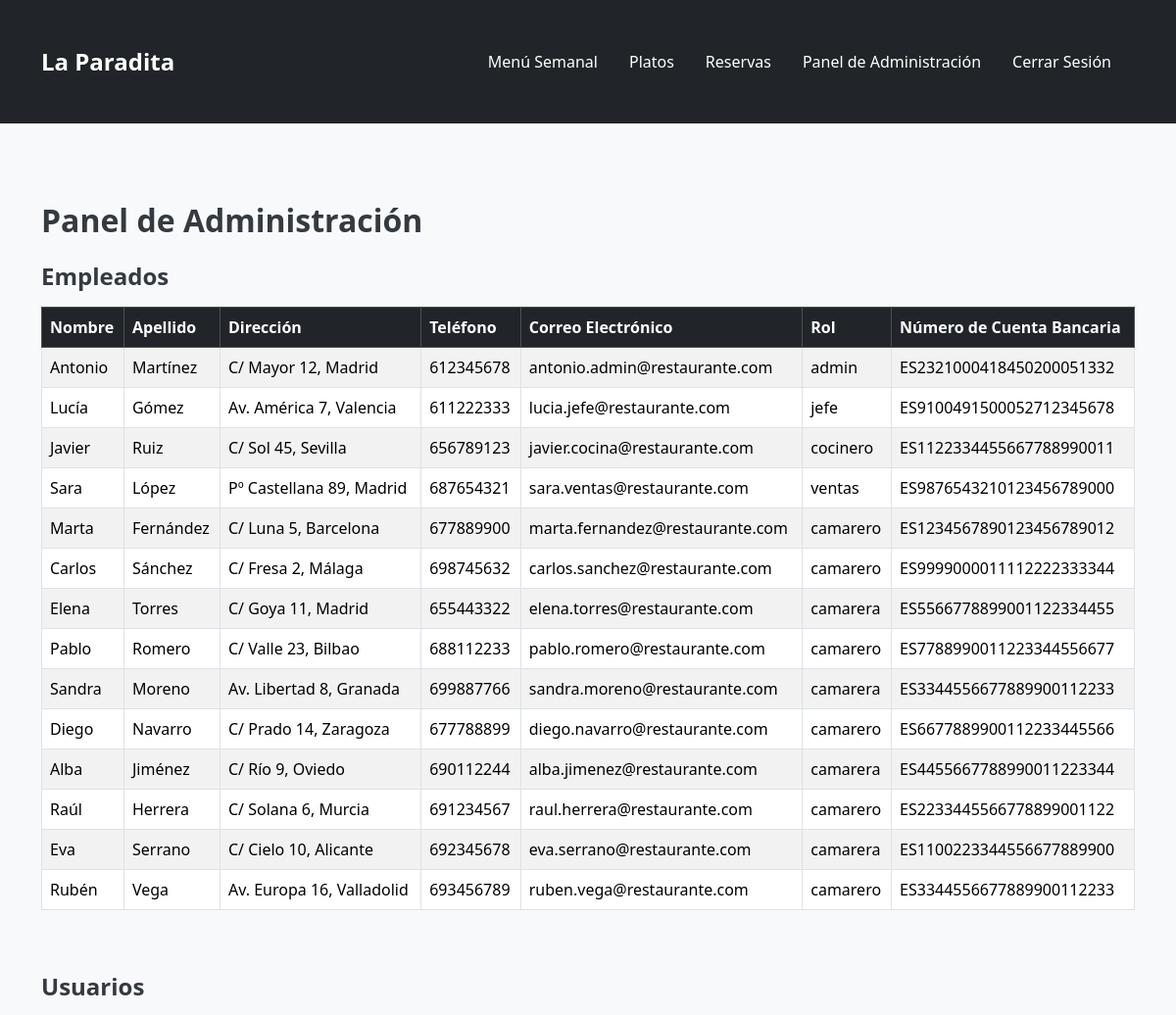
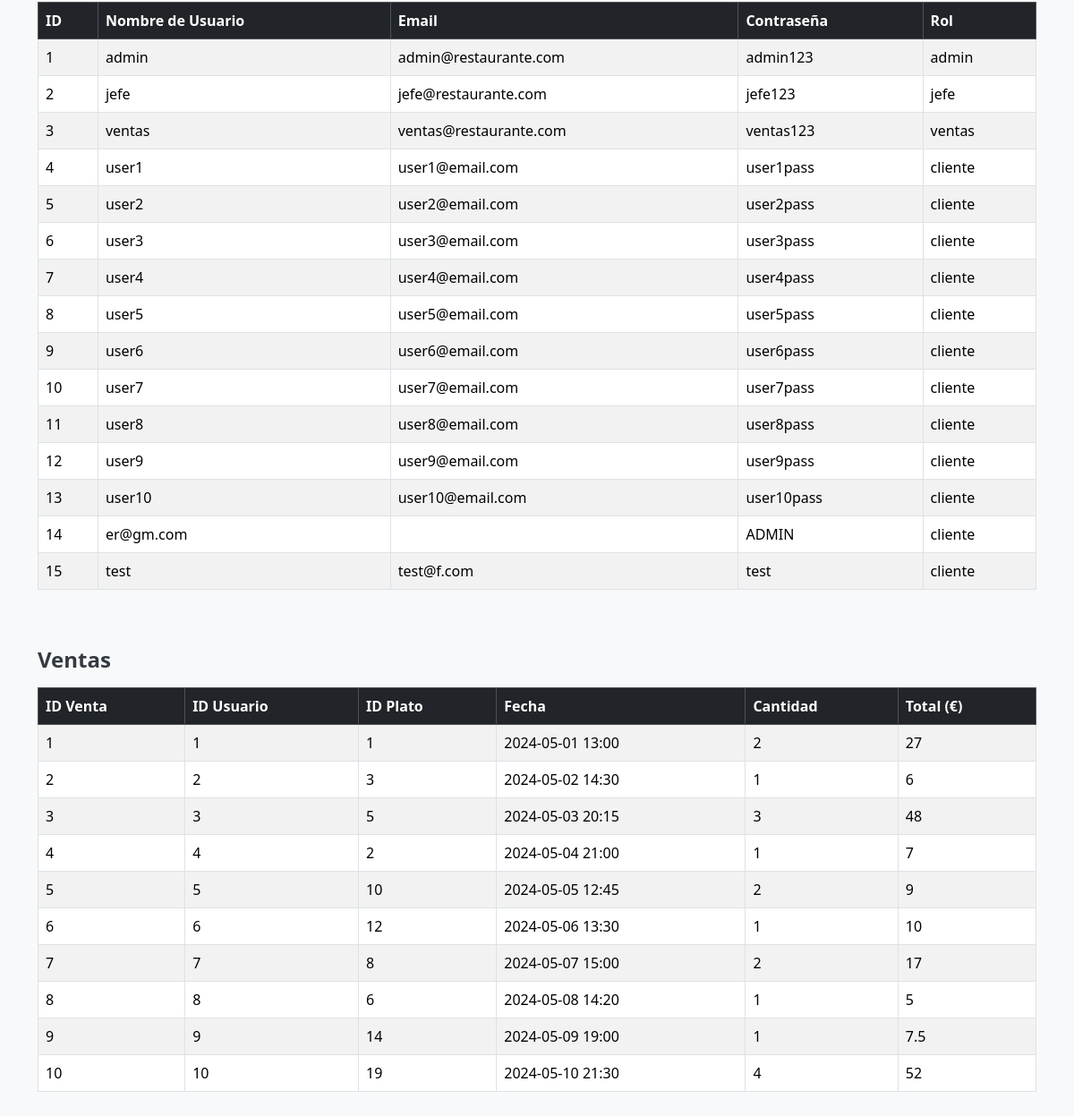
The page /panel.php (signed in) on the database its author committed (2 pictures, top to bottom).
### tables this page shows
CREATE TABLE empleados (
    id              INTEGER PRIMARY KEY AUTOINCREMENT,
    nombre          TEXT,
    apellido        TEXT,
    puesto          TEXT,
    direccion       TEXT,
    telefono        TEXT,
    email           TEXT,
    cuenta_bancaria TEXT,
    fecha_nacimiento TEXT
);

CREATE TABLE usuarios (
    id       INTEGER PRIMARY KEY AUTOINCREMENT,
    username TEXT,
    email    TEXT,
    password TEXT,      -- ¡texto plano intencionado para el honeypot!
    rol      TEXT       -- admin | jefe | ventas | cliente
);

CREATE TABLE ventas (
    id          INTEGER PRIMARY KEY AUTOINCREMENT,
    usuario_id  INTEGER,
    plato_id    INTEGER,
    fecha       TEXT,
    cantidad    INTEGER,
    total       REAL,
    metodo_pago TEXT,
    FOREIGN KEY (usuario_id) REFERENCES usuarios(id),
    FOREIGN KEY (plato_id)   REFERENCES platos(id)
);

### panel.php (the view, shortened to what this page needs)
<?php
$db = getDB();
?>
<!DOCTYPE html>
<html lang="es">
<head>
    <link href="https://cdn.jsdelivr.net/npm/bootstrap@5.3.2/dist/css/bootstrap.min.css" rel="stylesheet">
    <link rel="stylesheet" href="css/style.css">
</head>
<body>
<?php include 'navbar.php'; ?>
<div class="container mt-5">
    <h2 class="mb-4">Panel de Administración</h2>
    <div class="mb-5">
        <h4>Empleados</h4>
        <div class="table-responsive">
            <table class="table table-striped table-bordered">
                <thead class="table-dark">
                    <tr>
                        <th>Nombre</th>
                        <th>Apellido</th>
                        <th>Dirección</th>
                        <th>Teléfono</th>
                        <th>Correo Electrónico</th>
                        <th>Rol</th>
                        <th>Número de Cuenta Bancaria</th>
                    </tr>
                </thead>
                <tbody>
                    <?php
                    $stmt = $db->query("SELECT * FROM empleados");
                    while ($empleado = $stmt->fetch(PDO::FETCH_ASSOC)) {
                        echo "<tr>
                                <td>{$empleado['nombre']}</td>
                                <td>{$empleado['apellido']}</td>
                                <td>{$empleado['direccion']}</td>
                                <td>{$empleado['telefono']}</td>
                                <td>{$empleado['email']}</td>
                                <td>{$empleado['puesto']}</td>
                                <td>{$empleado['cuenta_bancaria']}</td>
                              </tr>";
                    }
                    ?>
                </tbody>
            </table>
        </div>
    </div>
<div class="mb-5">
    <h4>Usuarios</h4>
    <div class="table-responsive">
        <table class="table table-striped table-bordered">
            <thead class="table-dark">
                <tr>
                    <th>ID</th>
                    <th>Nombre de Usuario</th>
                    <th>Email</th>
                    <th>Contraseña</th>
                    <th>Rol</th>
                </tr>
            </thead>
            <tbody>
                <?php
                $stmt = $db->query("SELECT * FROM usuarios");
                while ($usuario = $stmt->fetch(PDO::FETCH_ASSOC)) {
                    echo "<tr>
                            <td>{$usuario['id']}</td>
                            <td>{$usuario['username']}</td>
                            <td>{$usuario['email']}</td>
                            <td>{$usuario['password']}</td>
                            <td>{$usuario['rol']}</td>
                          </tr>";
                }
                ?>
            </tbody>
        </table>
    </div>
</div>
    <div class="mb-5">
        <h4>Ventas</h4>
        <div class="table-responsive">
            <table class="table table-striped table-bordered">
                <thead class="table-dark">
                    <tr>
                        <th>ID Venta</th>
                        <th>ID Usuario</th>
                        <th>ID Plato</th>
                        <th>Fecha</th>
                        <th>Cantidad</th>
                        <th>Total (€)</th>
                    </tr>
                </thead>
                <tbody>
                    <?php
                    $stmt = $db->query("SELECT * FROM ventas");
                    while ($venta = $stmt->fetch(PDO::FETCH_ASSOC)) {
                        echo "<tr>
                                <td>{$venta['id']}</td>
                                <td>{$venta['usuario_id']}</td>
                                <td>{$venta['plato_id']}</td>
                                <td>{$venta['fecha']}</td>
                                <td>{$venta['cantidad']}</td>
                                <td>{$venta['total']}</td>
                              </tr>";
                    }
                    ?>
                </tbody>
            </table>
        </div>
    </div>
</div>
</body>
</html>

### css/style.css (style rules this page uses)
body { background-color: #f8f9fa; font-family: 'Segoe UI', Tahoma, Geneva, Verdana, sans-serif; color: #343a40; margin: 0; padding: 0; }
h1, h2, h3, h4, h5, h6 { font-weight: 700; margin-bottom: 1rem; }
.container { padding-top: 2rem; padding-bottom: 2rem; }

### rows shown on the page
empleados: nombre "Antonio", apellido "Martínez", direccion "C/ Mayor 12, Madrid", telefono "612345678", email "antonio.admin@restaurante.com", puesto "admin", cuenta_bancaria "ES2321000418450200051332"
empleados: nombre "Lucía", apellido "Gómez", direccion "Av. América 7, Valencia", telefono "611222333", email "lucia.jefe@restaurante.com", puesto "jefe", cuenta_bancaria "ES9100491500052712345678"
empleados: nombre "Javier", apellido "Ruiz", direccion "C/ Sol 45, Sevilla", telefono "656789123", email "javier.cocina@restaurante.com", puesto "cocinero", cuenta_bancaria "ES1122334455667788990011"
empleados: nombre "Sara", apellido "López", direccion "Pº Castellana 89, Madrid", telefono "687654321", email "sara.ventas@restaurante.com", puesto "ventas", cuenta_bancaria "ES9876543210123456789000"
empleados: nombre "Marta", apellido "Fernández", direccion "C/ Luna 5, Barcelona", telefono "677889900", email "marta.fernandez@restaurante.com", puesto "camarero", cuenta_bancaria "ES1234567890123456789012"
empleados: nombre "Carlos", apellido "Sánchez", direccion "C/ Fresa 2, Málaga", telefono "698745632", email "carlos.sanchez@restaurante.com", puesto "camarero", cuenta_bancaria "ES9999000011112222333344"
empleados: nombre "Elena", apellido "Torres", direccion "C/ Goya 11, Madrid", telefono "655443322", email "elena.torres@restaurante.com", puesto "camarera", cuenta_bancaria "ES5566778899001122334455"
empleados: nombre "Pablo", apellido "Romero", direccion "C/ Valle 23, Bilbao", telefono "688112233", email "pablo.romero@restaurante.com", puesto "camarero", cuenta_bancaria "ES7788990011223344556677"
empleados: nombre "Sandra", apellido "Moreno", direccion "Av. Libertad 8, Granada", telefono "699887766", email "sandra.moreno@restaurante.com", puesto "camarera", cuenta_bancaria "ES3344556677889900112233"
empleados: nombre "Diego", apellido "Navarro", direccion "C/ Prado 14, Zaragoza", telefono "677788899", email "diego.navarro@restaurante.com", puesto "camarero", cuenta_bancaria "ES6677889900112233445566"
empleados: nombre "Alba", apellido "Jiménez", direccion "C/ Río 9, Oviedo", telefono "690112244", email "alba.jimenez@restaurante.com", puesto "camarera", cuenta_bancaria "ES4455667788990011223344"
empleados: nombre "Raúl", apellido "Herrera", direccion "C/ Solana 6, Murcia", telefono "691234567", email "raul.herrera@restaurante.com", puesto "camarero", cuenta_bancaria "ES2233445566778899001122"
empleados: nombre "Eva", apellido "Serrano", direccion "C/ Cielo 10, Alicante", telefono "692345678", email "eva.serrano@restaurante.com", puesto "camarera", cuenta_bancaria "ES1100223344556677889900"
empleados: nombre "Rubén", apellido "Vega", direccion "Av. Europa 16, Valladolid", telefono "693456789", email "ruben.vega@restaurante.com", puesto "camarero", cuenta_bancaria "ES3344556677889900112233"
usuarios: id "1", username "admin", email "admin@restaurante.com", password "admin123", rol "admin"
usuarios: id "2", username "jefe", email "jefe@restaurante.com", password "jefe123", rol "jefe"
usuarios: id "3", username "ventas", email "ventas@restaurante.com", password "ventas123", rol "ventas"
usuarios: id "4", username "user1", email "user1@email.com", password "user1pass", rol "cliente"
usuarios: id "5", username "user2", email "user2@email.com", password "user2pass", rol "cliente"
usuarios: id "6", username "user3", email "user3@email.com", password "user3pass", rol "cliente"
usuarios: id "7", username "user4", email "user4@email.com", password "user4pass", rol "cliente"
usuarios: id "8", username "user5", email "user5@email.com", password "user5pass", rol "cliente"
usuarios: id "9", username "user6", email "user6@email.com", password "user6pass", rol "cliente"
usuarios: id "10", username "user7", email "user7@email.com", password "user7pass", rol "cliente"
usuarios: id "11", username "user8", email "user8@email.com", password "user8pass", rol "cliente"
usuarios: id "12", username "user9", email "user9@email.com", password "user9pass", rol "cliente"
usuarios: id "13", username "user10", email "user10@email.com", password "user10pass", rol "cliente"
usuarios: id "14", username "er@gm.com", password "ADMIN", rol "cliente"
usuarios: id "15", username "test", email "test@f.com", password "test", rol "cliente"
ventas: id "1", usuario "1", plato "1", fecha "2024-05-01 13:00", cantidad "2", total "27"
ventas: id "2", usuario "2", plato "3", fecha "2024-05-02 14:30", cantidad "1", total "6"
ventas: id "3", usuario "3", plato "5", fecha "2024-05-03 20:15", cantidad "3", total "48"
ventas: id "4", usuario "4", plato "2", fecha "2024-05-04 21:00", cantidad "1", total "7"
ventas: id "5", usuario "5", plato "10", fecha "2024-05-05 12:45", cantidad "2", total "9"
ventas: id "6", usuario "6", plato "12", fecha "2024-05-06 13:30", cantidad "1", total "10"
ventas: id "7", usuario "7", plato "8", fecha "2024-05-07 15:00", cantidad "2", total "17"
ventas: id "8", usuario "8", plato "6", fecha "2024-05-08 14:20", cantidad "1", total "5"
ventas: id "9", usuario "9", plato "14", fecha "2024-05-09 19:00", cantidad "1", total "7.5"
ventas: id "10", usuario "10", plato "19", fecha "2024-05-10 21:30", cantidad "4", total "52"
